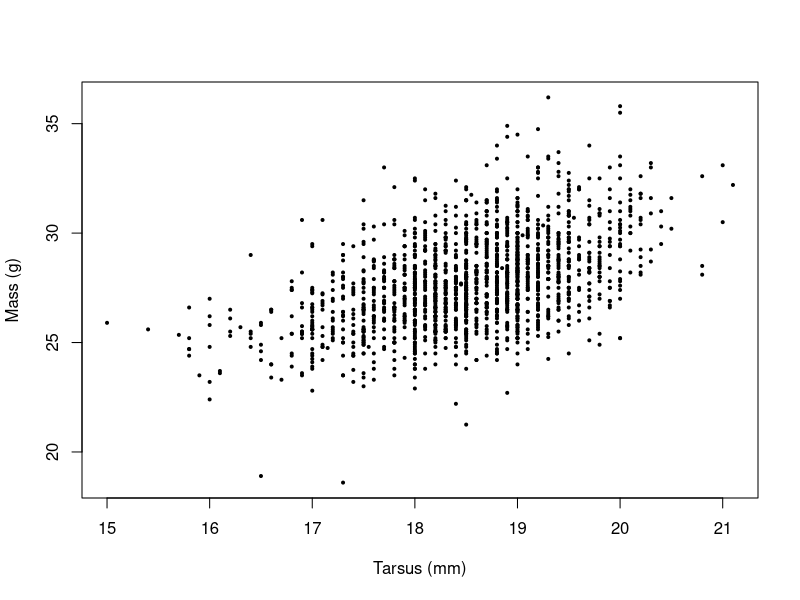
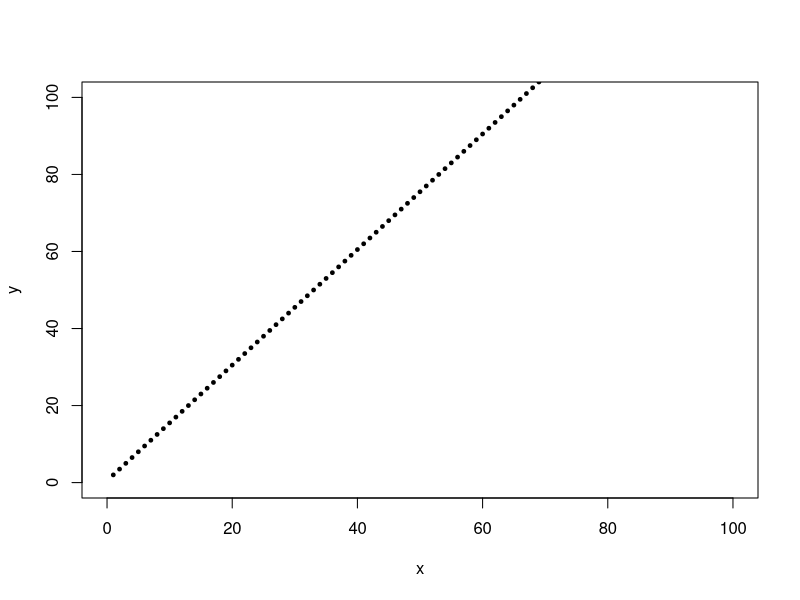
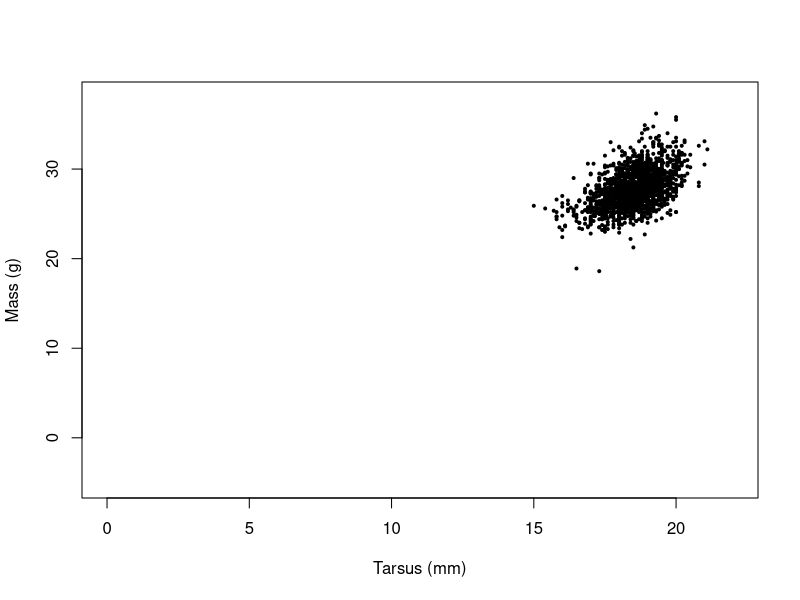
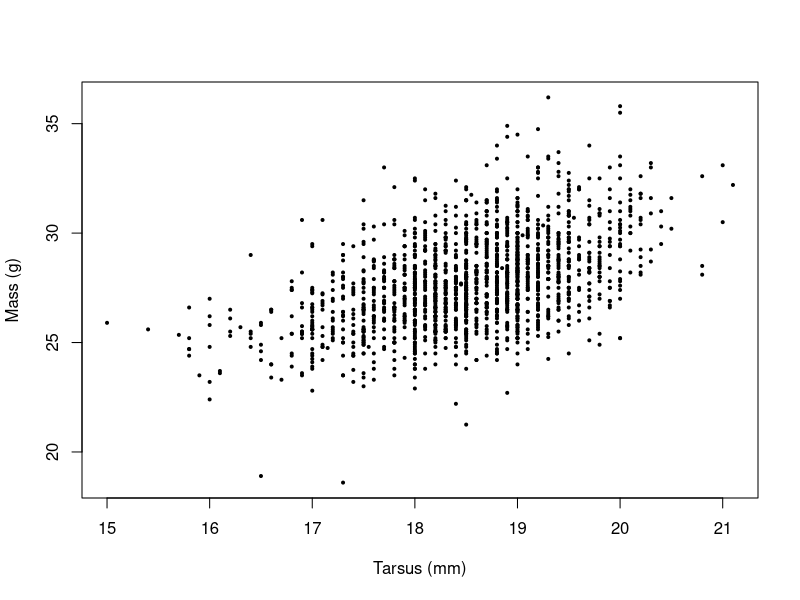
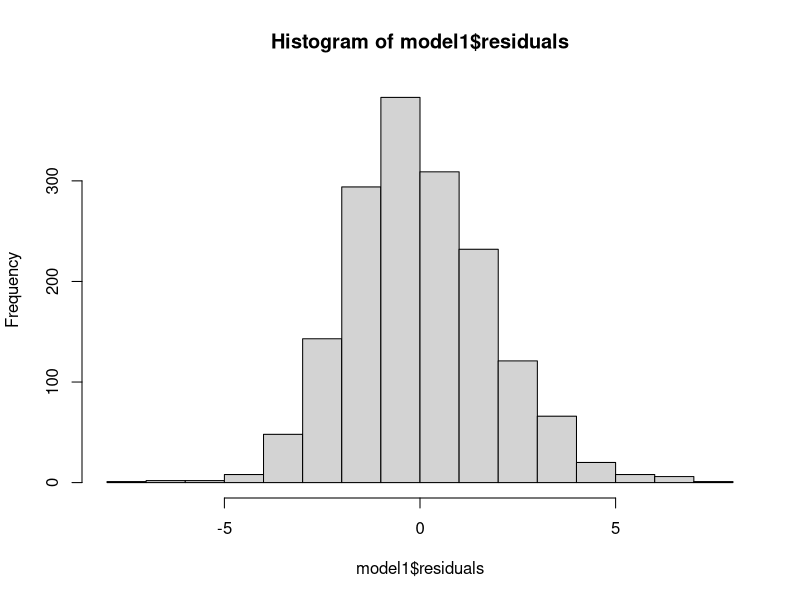
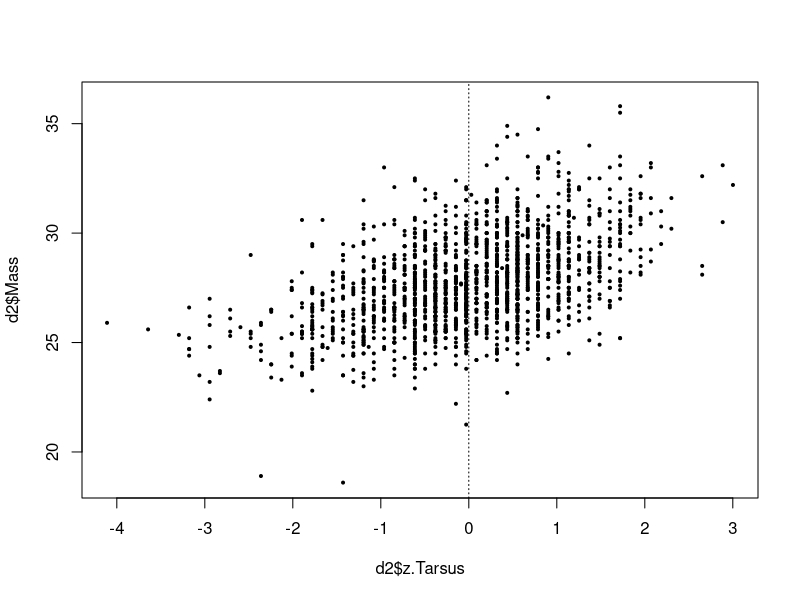
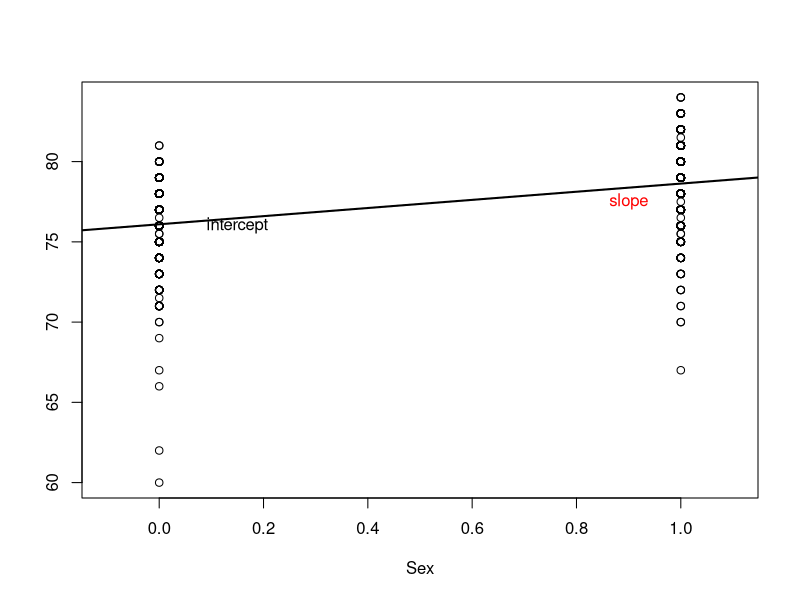
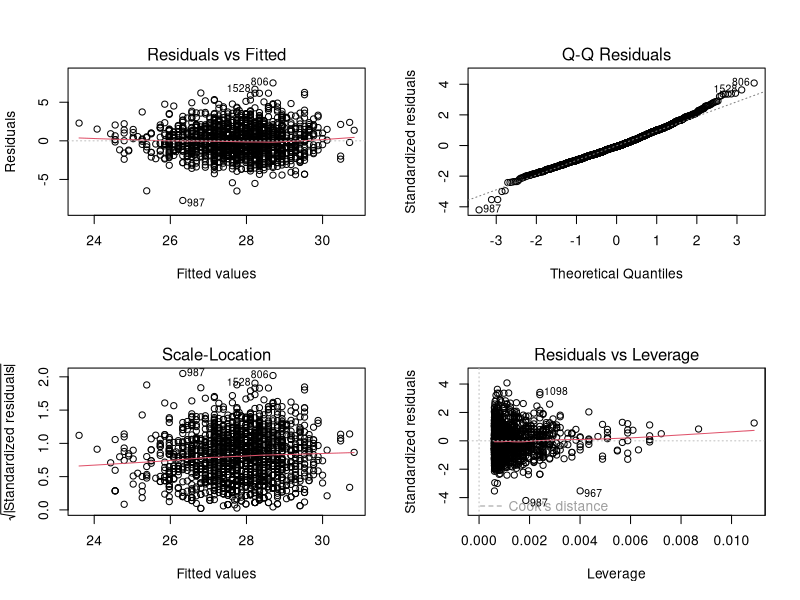

Write the R code that produced these figures, in order.
rm(list=ls())
graphics.off()
d<-read.table("../data/SparrowSize.txt", header=TRUE)
plot(d$Mass~d$Tarsus, ylab="Mass (g)", xlab="Tarsus (mm)", pch=19, cex=0.4)
x<-c(1:100)
a<-0.5
b<-1.5
y<-b*x+a
plot(x,y, xlim=c(0,100), ylim=c(0,100), pch=19, cex=0.5)
head(d$Mass)
d$Mass[1]
length(d$Mass)
d$Mass[1770]
tail(d$Mass)
plot(d$Mass~d$Tarsus, ylab="Mass (g)", xlab="Tarsus (mm)", pch=19, cex=0.4, ylim=c(-5,38), xlim=c(0,22))
plot(d$Mass~d$Tarsus, ylab="Mass (g)", xlab="Tarsus (mm)", pch=19, cex=0.4)
d1<-subset(d, d$Mass!="NA")
d2<-subset(d1, d1$Tarsus!="NA")
length(d2$Tarsus)
model1<-lm(Mass~Tarsus, data=d2)
summary(model1)
hist(model1$residuals)
head(model1$residuals)
model2<-lm(y~x)
summary(model2)
d2$z.Tarsus<-scale(d2$Tarsus)
model3<-lm(Mass~z.Tarsus, data=d2)
summary(model3)
plot(d2$Mass~d2$z.Tarsus, pch=19, cex=0.4)
abline(v = 0, lty = "dotted")
head(d)
str(d)
d$Sex<-as.numeric(d$Sex)
plot(d$Wing ~ d$Sex, xlab="Sex", xlim=c(-0.1,1.1), ylab="")
abline(lm(d$Wing ~ d$Sex), lwd = 2)
text(0.15, 76, "intercept")
text(0.9, 77.5, "slope", col = "red")
d4<-subset(d, d$Wing!="NA")
m4<-lm(Wing~Sex, data=d4)
t4<-t.test(d4$Wing~d4$Sex, var.equal=TRUE)
summary(m4)
t4
par(mfrow=c(2,2))
plot(model3)
par(mfrow=c(2,2))
plot(m4)

